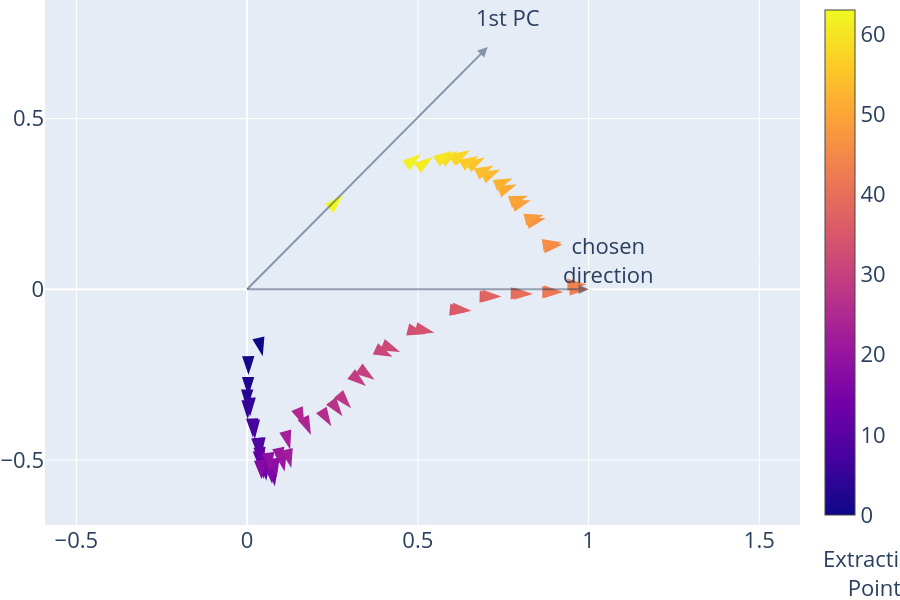

Notebook code cell kept with this figure:
### Markdown cell above
### Steering Plane Visualization

### Code cell
# first basis is the chosen direction (in this case, the one with the highest similarity)
print(max_mean_cosine_layer, max_mean_cosine_act_idx)
u1 = refusal_dirs[max_mean_cosine_layer][max_mean_cosine_act_idx].cpu().numpy().copy()

# second basis is the first principal component
u2 = components[0].copy()

b1 = u1 / np.linalg.norm(u1)
b2 = u2 - (u2 @ b1) * b1
b2 /= np.linalg.norm(b2)
P = np.outer(b1, b1) + np.outer(b2, b2)

prj_matrix = np.column_stack([b1, b2])
refusal_dirs_mapped = refusal_dirs_flatten @ prj_matrix

fig = go.Figure()

norms = np.linalg.norm(refusal_dirs_mapped, axis=1)
x = refusal_dirs_mapped[:, 0] / norms
y = refusal_dirs_mapped[:, 1] / norms
angle = np.arctan2(y, x)

for point, label in zip(
    [u1 @ prj_matrix, u2 @ prj_matrix], ["chosen<br>direction", "1st PC"]
):
    fig.add_annotation(
        ax=0,
        ay=0,
        x=point[0],
        y=point[1],
        axref="x",
        ayref="y",
        showarrow=True,
        arrowhead=2,
        arrowwidth=2,
        xanchor="right",
        yanchor="top",
        opacity=0.5,
    )
    fig.add_annotation(
        x=point[0],
        y=point[1],
        text=label,
        font=dict(size=22),
        showarrow=False,
        yshift=30,
        xshift=20,
    )

points = go.Scatter(
    x=refusal_dirs_mapped[:, 0],
    y=refusal_dirs_mapped[:, 1],
    text=[str(i) for i in range(len(refusal_dirs_mapped))],
    mode="markers",
    marker=dict(
        symbol="arrow",
        angle=90 - np.degrees(angle),
        size=20,
        color=[i for i in range(refusal_dirs_mapped.shape[0])],
        showscale=True,
    ),
    name="layers",
    showlegend=True,
)
fig.add_trace(points)

fig.add_annotation(
    xref="paper",
    yref="paper",
    text="Extraction<br>Point",
    font=dict(size=22),
    showarrow=False,
    x=1.17,
    y=-0.15,
)


fig.update_layout(
    autosize=False,
    height=600,
    yaxis_scaleanchor="x",
    yaxis_scaleratio=1,
    xaxis_dtick=0.5,
    yaxis_dtick=0.5,
    font=dict(size=22),
    margin=dict(l=0, r=100, t=0, b=75),
    legend=dict(visible=False),
)

fig.show()

# fig.write_image(VISUALIZATION_DIR / "steering_plane.pdf", scale=5)

### Figure 1 — Plotly figure (JSON) as saved in the notebook; plotly's stock layout.template omitted (floating-point values rounded to 4 significant figures)
{"data": [{"marker": {"angle": [166.9, 179.1, 179.4, 180.0, 178.7, 179.8, 177.0, 177.8, 175.3, 176.0, 175.8, 175.5, 174.3, 173.9, 172.0, 175.1, 172.7, 175.7, 171.1, 172.7, 168.4, 168.9, 166.1, 165.0, 156.3, 157.3, 148.4, 143.1, 138.9, 129.2, 125.4, 114.9, 112.3, 104.0, 103.0, 95.71, 95.48, 91.79, 91.63, 90.88, 90.92, 90.56, 90.47, 90.0, 89.17, 81.92, 81.49, 76.62, 75.93, 72.55, 71.6, 68.77, 67.31, 64.68, 63.35, 61.01, 59.99, 58.01, 57.81, 56.74, 55.97, 54.52, 52.12, 45.45], "color": [0, 1, 2, 3, 4, 5, 6, 7, 8, 9, 10, 11, 12, 13, 14, 15, 16, 17, 18, 19, 20, 21, 22, 23, 24, 25, 26, 27, 28, 29, 30, 31, 32, 33, 34, 35, 36, 37, 38, 39, 40, 41, 42, 43, 44, 45, 46, 47, 48, 49, 50, 51, 52, 53, 54, 55, 56, 57, 58, 59, 60, 61, 62, 63], "showscale": true, "size": 20, "symbol": "arrow"}, "mode": "markers", "name": "layers", "showlegend": true, "text": ["0", "1", "2", "3", "4", "5", "6", "7", "8", "9", "10", "11", "12", "13", "14", "15", "16", "17", "18", "19", "20", "21", "22", "23", "24", "25", "26", "27", "28", "29", "30", "31", "32", "33", "34", "35", "36", "37", "38", "39", "40", "41", "42", "43", "44", "45", "46", "47", "48", "49", "50", "51", "52", "53", "54", "55", "56", "57", "58", "59", "60", "61", "62", "63"], "type": "scatter", "x": [0.04573, 0.004158, 0.003449, 0.0001845, 0.008768, 0.001625, 0.02269, 0.01702, 0.04068, 0.03394, 0.03862, 0.04078, 0.0562, 0.05733, 0.08114, 0.04811, 0.07311, 0.04227, 0.08639, 0.06875, 0.1097, 0.1019, 0.1293, 0.1261, 0.1869, 0.1677, 0.2465, 0.2792, 0.3043, 0.348, 0.3728, 0.4262, 0.448, 0.5243, 0.5485, 0.6489, 0.6573, 0.7366, 0.7449, 0.8278, 0.8373, 0.9202, 0.9256, 1.0, 0.9936, 0.9239, 0.9207, 0.8745, 0.8676, 0.8309, 0.8226, 0.7897, 0.7774, 0.7413, 0.7218, 0.6962, 0.6766, 0.6519, 0.6461, 0.6169, 0.6007, 0.5438, 0.5093, 0.2802], "y": [-0.1962, -0.2511, -0.3126, -0.349, -0.3728, -0.3808, -0.4381, -0.4339, -0.4904, -0.4909, -0.5291, -0.518, -0.5608, -0.5363, -0.5768, -0.5559, -0.5692, -0.5562, -0.5504, -0.5341, -0.5338, -0.5193, -0.5232, -0.4693, -0.4263, -0.4006, -0.4007, -0.3715, -0.3484, -0.2835, -0.2645, -0.1978, -0.1837, -0.1312, -0.1269, -0.06485, -0.06302, -0.02296, -0.02125, -0.01266, -0.01346, -0.008967, -0.00761, -1.118e-07, 0.01443, 0.1311, 0.1378, 0.2081, 0.2174, 0.2612, 0.2737, 0.3068, 0.3251, 0.3507, 0.3623, 0.3857, 0.3907, 0.4072, 0.4068, 0.4046, 0.4056, 0.3876, 0.3962, 0.2758]}], "layout": {"annotations": [{"arrowhead": 2, "arrowwidth": 2, "ax": 0, "axref": "x", "ay": 0, "ayref": "y", "opacity": 0.5, "showarrow": true, "x": 1.0, "xanchor": "right", "y": -7.037e-08, "yanchor": "top"}, {"font": {"size": 22}, "showarrow": false, "text": "chosen<br>direction", "x": 1.0, "xshift": 20, "y": -7.037e-08, "yshift": 30}, {"arrowhead": 2, "arrowwidth": 2, "ax": 0, "axref": "x", "ay": 0, "ayref": "y", "opacity": 0.5, "showarrow": true, "x": 0.7046, "xanchor": "right", "y": 0.7096, "yanchor": "top"}, {"font": {"size": 22}, "showarrow": false, "text": "1st PC", "x": 0.7046, "xshift": 20, "y": 0.7096, "yshift": 30}, {"font": {"size": 22}, "showarrow": false, "text": "Extraction<br>Point", "x": 1.17, "xref": "paper", "y": -0.15, "yref": "paper"}], "autosize": false, "font": {"size": 22}, "height": 600, "legend": {"visible": false}, "margin": {"b": 75, "l": 0, "r": 100, "t": 0}, "xaxis": {"dtick": 0.5}, "yaxis": {"dtick": 0.5, "scaleanchor": "x", "scaleratio": 1}}}
